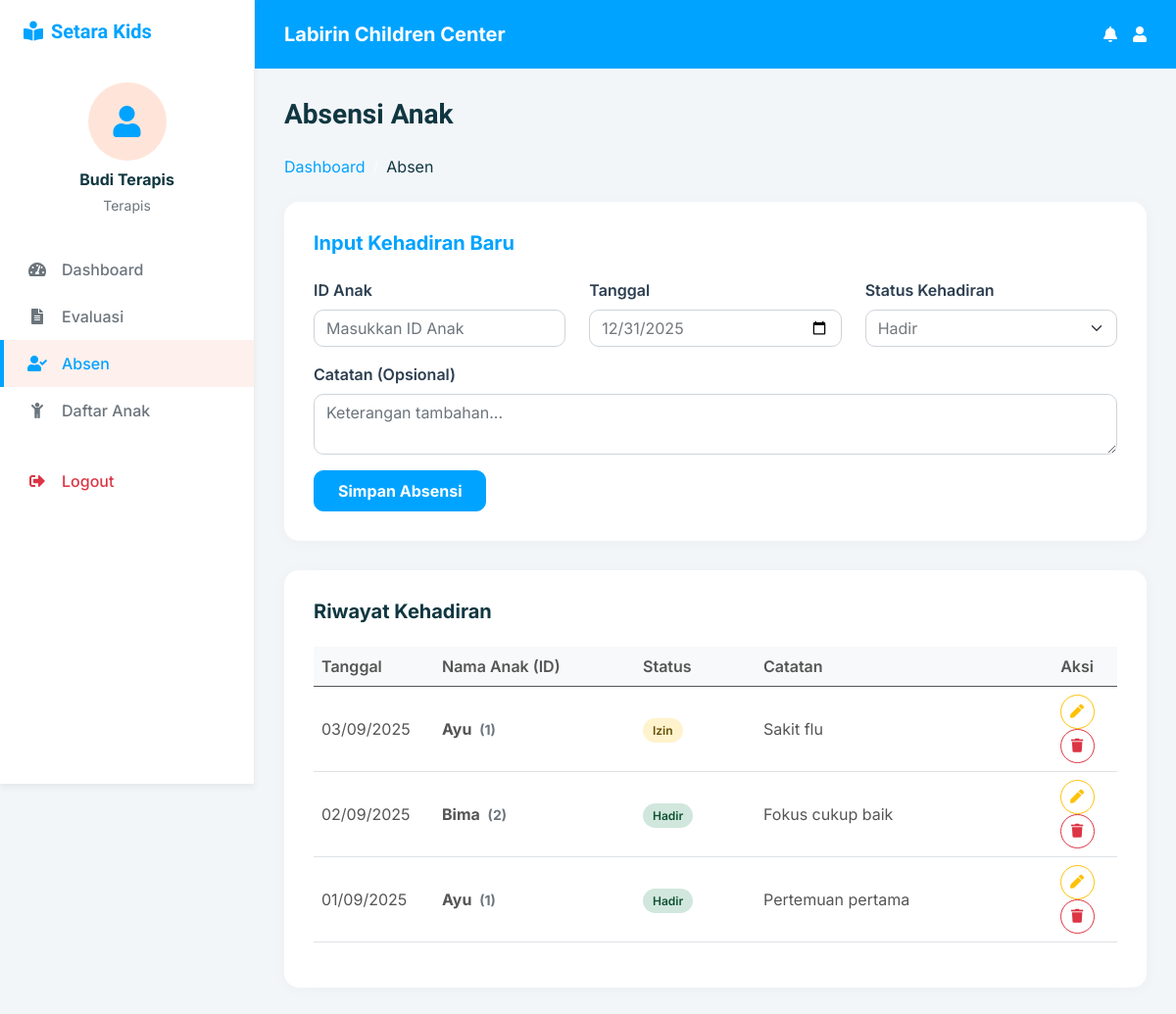
The app's page /terapis/absen.php (signed in) with its own data.
### tables this page shows
CREATE TABLE `users` (
  `user_id` int NOT NULL,
  `username` varchar(50) NOT NULL,
  `password` varchar(255) NOT NULL,
  `email` varchar(100) NOT NULL,
  `role` enum('terapis','orangtua') NOT NULL,
  `nama_lengkap` varchar(100) DEFAULT NULL,
  `alamat` varchar(255) DEFAULT NULL,
  `no_telp` varchar(30) DEFAULT NULL,
  `reset_token` varchar(255) DEFAULT NULL,
  `reset_token_expires` timestamp NULL DEFAULT NULL,
  `created_at` timestamp NULL DEFAULT CURRENT_TIMESTAMP
);

CREATE TABLE `absensi` (
  `absensi_id` int NOT NULL,
  `anak_id` int NOT NULL,
  `terapis_id` int NOT NULL,
  `tanggal` date NOT NULL,
  `status` enum('hadir','izin','sakit','alpa') NOT NULL,
  `catatan` text
);

CREATE TABLE `anak` (
  `anak_id` int NOT NULL,
  `orangtua_id` int NOT NULL,
  `nama_anak` varchar(100) NOT NULL,
  `tanggal_lahir` date DEFAULT NULL,
  `jenis_kelamin` enum('L','P') DEFAULT NULL,
  `paket_id` int DEFAULT NULL,
  `keterangan` text
);

### terapis/absen.php (called while the page is built, shortened)
<?php
$username = $_SESSION['username'] ?? 'Terapis';
$role_display = "Terapis";
$DB_HOST = '127.0.0.1';
$DB_NAME = 'setara';
$DB_USER = 'root';
$DB_PASS = '';
try {
    $pdo = new PDO("mysql:host=$DB_HOST;dbname=$DB_NAME;charset=utf8mb4", $DB_USER, $DB_PASS, [
        PDO::ATTR_ERRMODE => PDO::ERRMODE_EXCEPTION
    ]);
} catch (Exception $e) {
    die("Koneksi database gagal: " . $e->getMessage());
}
$stmtRiwayat = $pdo->query("SELECT ab.*, a.nama_anak
                            FROM absensi ab
                            JOIN anak a ON ab.anak_id = a.anak_id
                            ORDER BY ab.tanggal DESC, ab.absensi_id DESC LIMIT 50");
$riwayat_absen = $stmtRiwayat->fetchAll(PDO::FETCH_ASSOC);
require_once '../api/get_current_user.php';
if (isset($currentUser)) {
    $username = $display_name;
}
include 'absen_view.php';
?>

### api/get_current_user.php (called while the page is built, shortened)
<?php
require_once __DIR__ . '/db.php';
if (isset($_SESSION['user_id'])) {
    try {
        $stmtUser = $pdo->prepare("SELECT * FROM users WHERE user_id = ?");
        $stmtUser->execute([$_SESSION['user_id']]);
        $currentUser = $stmtUser->fetch(PDO::FETCH_ASSOC);
        if ($currentUser) {
            $foto_profil = $currentUser['foto_profil'] ?? 'default.png';
            $display_name = $currentUser['nama_lengkap'] ?: $currentUser['username'];
        }
    } catch (Exception $e) {
    }
}
?>

### terapis/absen_view.php (the view, shortened to what this page needs)
<!DOCTYPE html>
<html lang="id">
<head>
    <link href="https://cdnjs.cloudflare.com/ajax/libs/font-awesome/5.10.0/css/all.min.css" rel="stylesheet">
    <link href="https://cdn.jsdelivr.net/npm/bootstrap-icons@1.4.1/font/bootstrap-icons.css" rel="stylesheet">
    <link href="../lib/animate/animate.min.css" rel="stylesheet">
    <link href="../lib/owlcarousel/assets/owl.carousel.min.css" rel="stylesheet">
    <link href="../css/bootstrap.min.css" rel="stylesheet">
    <link href="../css/style.css" rel="stylesheet">
</head>
<body>
    <div class="sidebar">
        <div class="sidebar-brand">
            <h3 class="text-primary"><i class="fa fa-book-reader me-2"></i>Setara Kids</h3>
        </div>
        <div class="user-panel">
             <div class="user-img-circle">
                <?php if (!empty($foto_profil) && $foto_profil != 'default.png' && file_exists("../img/profil/" . $foto_profil)): ?>
                    <img src="../img/profil/<?php echo htmlspecialchars($foto_profil); ?>" alt="User" style="width:100%; height:100%; object-fit:cover; border-radius:50%;">
                <?php else: ?>
                    <i class="fa fa-user"></i>
                <?php endif; ?>
             </div>
             <h6 class="mb-1 fw-bold text-dark"><?php echo htmlspecialchars($username); ?></h6>
             <small class="text-muted"><?php echo htmlspecialchars($role_display); ?></small>
        </div>
        <nav class="nav flex-column mt-2">
            <a href="dashboard.php" class="nav-link-custom">
                <i class="fa fa-tachometer-alt"></i> Dashboard
            </a>
            <a href="evaluasi.php" class="nav-link-custom">
                <i class="fa fa-file-alt"></i> Evaluasi
            </a>
            <a href="absen.php" class="nav-link-custom active">
                <i class="fa fa-user-check"></i> Absen
            </a>
            <a href="daftar_anak.php" class="nav-link-custom">
                <i class="fa fa-child"></i> Daftar Anak
            </a>
            <a href="../login.html" class="nav-link-custom mt-4 text-danger">
                <i class="fa fa-sign-out-alt"></i> Logout
            </a>
        </nav>
    </div>
    <div class="main-content">
        <div class="topbar">
            <div class="d-flex align-items-center">
                 <h5 class="mb-0 fw-bold text-white">Labirin Children Center</h5>
            </div>
            <div class="d-flex align-items-center">
                <div class="icon-btn ms-3 text-white">
                    <i class="fa fa-bell"></i>
                </div>
                <a href="profile.php" class="icon-btn ms-3 text-white text-decoration-none">
                     <i class="fa fa-user"></i>
                </a>
            </div>
        </div>
        <div class="content-padding">
            <h3 class="mb-4 text-dark fw-bold">Absensi Anak</h3>
            <nav aria-label="breadcrumb">
                <ol class="breadcrumb mb-4">
                    <li class="breadcrumb-item"><a href="dashboard.php" class="text-primary">Dashboard</a></li>
                    <li class="breadcrumb-item active text-dark" aria-current="page">Absen</li>
                </ol>
            </nav>
            <div class="row">
                <div class="col-12">
                    <div class="card-custom">
                        <h5 class="mb-4 fw-bold text-primary" id="form-title">Input Kehadiran Baru</h5>
                        <form action="" method="POST" id="absenForm">
                            <div class="row">
                                <div class="col-md-4 mb-3">
                                    <label for="anak_id" class="form-label">ID Anak</label>
                                    <input type="text" class="form-control" id="anak_id" name="anak_id" placeholder="Masukkan ID Anak" required autocomplete="off">
                                </div>
                                <div class="col-md-4 mb-3">
                                    <label for="tanggal" class="form-label">Tanggal</label>
                                    <input type="date" class="form-control" id="tanggal" name="tanggal" value="<?php echo date('Y-m-d'); ?>" required>
                                </div>
                                <div class="col-md-4 mb-3">
                                    <label for="status" class="form-label">Status Kehadiran</label>
                                    <select class="form-select" id="status" name="status" required>
                                        <option value="hadir">Hadir</option>
                                    </select>
                                </div>
                            </div>
                            <div class="mb-3">
                                <label for="catatan" class="form-label">Catatan (Opsional)</label>
                                <textarea class="form-control" id="catatan" name="catatan" rows="2" placeholder="Keterangan tambahan..."></textarea>
                            </div>
                            <div class="d-flex gap-2">
                                <button type="submit" class="btn btn-primary px-4 py-2 fw-bold" id="btn-submit">Simpan Absensi</button>
                            </div>
                        </form>
                    </div>
                </div>
                <div class="col-12">
                    <div class="card-custom">
                        <h5 class="mb-4 fw-bold text-dark">Riwayat Kehadiran</h5>
                        <div class="table-responsive">
                            <table class="table table-hover table-custom">
                                <thead>
                                    <tr>
                                        <th style="width: 15%;">Tanggal</th>
                                        <th style="width: 25%;">Nama Anak (ID)</th>
                                        <th style="width: 15%;">Status</th>
                                        <th>Catatan</th>
                                        <th class="text-center" style="width: 10%;">Aksi</th>
                                    </tr>
                                </thead>
                                <tbody>
                                    <?php if(count($riwayat_absen) > 0): ?>
                                        <?php foreach($riwayat_absen as $row): ?>
                                            <?php
                                            $badge_class = 'status-hadir';
                                            if($row['status'] == 'izin') $badge_class = 'status-izin';
                                            ?>
                                        <tr>
                                            <td><?php echo date('d/m/Y', strtotime($row['tanggal'])); ?></td>
                                            <td class="fw-bold">
                                                <?php echo htmlspecialchars($row['nama_anak']); ?>
                                                <small class="text-muted ms-1">(<?php echo htmlspecialchars($row['anak_id']); ?>)</small>
                                            </td>
                                            <td><span class="status-badge <?php echo $badge_class; ?>"><?php echo ucfirst($row['status']); ?></span></td>
                                            <td><?php echo nl2br(htmlspecialchars($row['catatan'] ?? '-')); ?></td>
                                            <td class="text-center">
                                                <button class="btn btn-sm btn-outline-warning btn-action"
                                                    onclick='editItem(<?php echo json_encode($row); ?>)'>
                                                    <i class="fa fa-pen"></i>
                                                </button>
                                                <a href="absen.php?action=delete&id=<?php echo $row['absensi_id']; ?>"
                                                   class="btn btn-sm btn-outline-danger btn-action"
                                                   onclick="return confirm('Yakin ingin menghapus data ini?')">
                                                    <i class="fa fa-trash"></i>
                                                </a>
                                            </td>
                                        </tr>
                                        <?php endforeach; ?>
                                    <?php else: ?>
                                        <tr>
                                            <td colspan="5" class="text-center py-4">Belum ada data kehadiran.</td>
                                        </tr>
                                    <?php endif; ?>
                                </tbody>
                            </table>
                        </div>
                    </div>
                </div>
            </div>
        </div>
    </div>
</body>
</html>

### css/style.css (style rules this page uses)
:root { --primary: #00A3FF; --light: #E0F4FF; --dark: #00566B; }
.text-primary { color: #00A3FF !important; }
.btn-primary { background-color: #00A3FF !important; border-color: #00A3FF !important; }
.btn { font-weight: 500; transition: .5s; }
.btn.btn-primary { color: #FFFFFF; }
h1, h2, h3, h4, .h1, .h2, .h3, .h4, .display-1, .display-2, .display-3, .display-4, .display-5, .display-6 { font-family: 'Heebo', sans-serif; font-weight: 700; }
h5, h6, .h5, .h6 { font-weight: 600; }
.breadcrumb-item+.breadcrumb-item::before { color: rgba(255, 255, 255, .5); }

### terapis/absen_view.php (style rules this page uses)
body { background-color: #f3f6f9; font-family: 'Inter', sans-serif; overflow-x: hidden; }
.sidebar { width: 260px; height: 100vh; position: fixed; top: 0; left: 0; background: #ffffff; box-shadow: 0 4px 6px rgba(0,0,0,0.05); z-index: 1000; padding-top: 20px; border-right: 1px solid #eee; }
.main-content { margin-left: 260px; padding: 0; min-height: 100vh; display: flex; flex-direction: column; }
.sidebar-brand { padding: 0 24px; margin-bottom: 40px; display: flex; align-items: center; }
.sidebar-brand h3 { color: var(--primary); font-size: 1.25rem; margin: 0; font-weight: 700; }
.user-panel { text-align: center; padding: 0 20px; margin-bottom: 30px; }
.user-img-circle { width: 80px; height: 80px; background-color: #ffe5d9; color: var(--primary); border-radius: 50%; display: flex; align-items: center; justify-content: center; margin: 0 auto 10px; font-size: 32px; }
.nav-link-custom { padding: 12px 24px; display: flex; align-items: center; color: #6c757d; text-decoration: none; transition: all 0.3s; font-weight: 500; border-left: 4px solid transparent; }
.nav-link-custom:hover, .nav-link-custom.active { background-color: #fef0ec; color: var(--primary); border-left-color: var(--primary); }
.nav-link-custom i { margin-right: 15px; width: 20px; text-align: center; }
.topbar { background: var(--primary) !important; height: 70px; display: flex; align-items: center; justify-content: space-between; padding: 0 30px; color: white; }
.content-padding { padding: 30px; }
.card-custom { background: #fff; border-radius: 15px; border: none; padding: 30px; box-shadow: 0 2px 15px rgba(0,0,0,0.03); margin-bottom: 30px; }
.form-label { font-weight: 600; color: #2c3e50; }
.table-custom th { font-weight: 600; color: #555; background-color: #f8f9fa; }
.table-custom td { vertical-align: middle; color: #555; }
.btn-action { width: 35px; height: 35px; display: inline-flex; align-items: center; justify-content: center; border-radius: 50%; margin: 0 2px; }
.status-badge { padding: 5px 10px; border-radius: 15px; font-size: 12px; font-weight: 600; text-transform: capitalize; }
.status-hadir { background-color: #d1e7dd; color: #0f5132; }
.status-izin { background-color: #fff3cd; color: #664d03; }

### records on screen
users: nama_lengkap "Budi Terapis"
absensi: tanggal "03/09/2025", anak.nama_anak "Ayu", anak "1", status "Izin", catatan "Sakit flu"
absensi: tanggal "02/09/2025", anak.nama_anak "Bima", anak "2", status "Hadir", catatan "Fokus cukup baik"
absensi: tanggal "01/09/2025", anak.nama_anak "Ayu", anak "1", status "Hadir", catatan "Pertemuan pertama"

### other values on screen
$role_display "Terapis"
